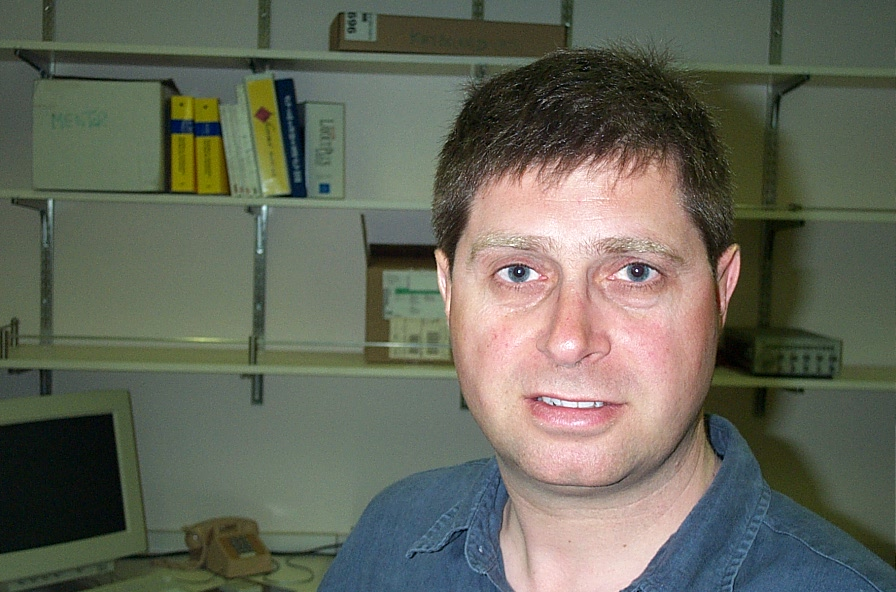
#> input picture 10.face recognition/faces_dataset/test/image_0019.jpg, 896 x 592 px, given in place of the camera
$ jupyter execute --allow-errors face_recognition.ipynb
#> lines starting #> are read from the running program, lines starting #| are printed output that depends on the picture
[cell 1]
# 生物人脸识别系统：人脸定位 + 生物特征识别

[cell 2]
# 从网络摄像头采集和处理视频信息
import cv2

# 指定网络摄像头的ID
cap = cv2.VideoCapture(0)

# 采集图像的比例系数
scaling_factor = 0.5

# capture
while True:
    ret, frame = cap.read()
#> frame is the input picture: shape (592, 896, 3); mean B, G, R 90.5, 103.5, 101.6

    # 调整帧大小
    frame = cv2.resize(frame, None, fx=scaling_factor, fy=scaling_factor,
                       interpolation=cv2.INTER_AREA)
#> frame: shape (296, 448, 3)

    # 显示帧
    cv2.imshow('Webcam', frame)

    # 等待1ms,采集下一帧
    c = cv2.waitKey(1)
#> (key Esc is pressed here)
#> `gray = cv2.cvtColor(frame, cv2.COLOR_BGR2GRAY)`:
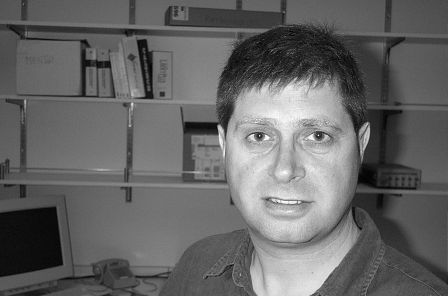
#> gray: shape (296, 448); min 2, max 253, mean 101.6
#> `fact_rects = face_cascade.detectMultiScale(gray, 1.3, 5)`: fact_rects = [[203, 70, 170, 170]]

    # 如果按下 Esc, 退出
    if c==27:
        break

# 释放视频采集对象
cap.release()

# close all opening windows
cv2.destroyAllWindows()

[cell 3]
# 用 Haar 级联创建人脸识别器
import cv2
import numpy as np

# 导入 face/eye/nose 检测级联文件，可用于检测器的训练模型
face_cascade = cv2.CascadeClassifier('cascade_files/haarcascade_frontalface_alt.xml')
# eye_cascade = ...
# nose_cascade = ...

# 确认 face/eye/nose 是否正确加载
if face_cascade.empty():
    raise IOError('Unable to load the face cascade classifier xml file')

# capture
cap = cv2.VideoCapture(0)
scaling_factor = 0.5
#> (the rest of this cell did not finish here and is left out)

#> (a cell that did not finish here is left out)


$ run again, on 10.face recognition/faces_dataset/test/image_0020.jpg
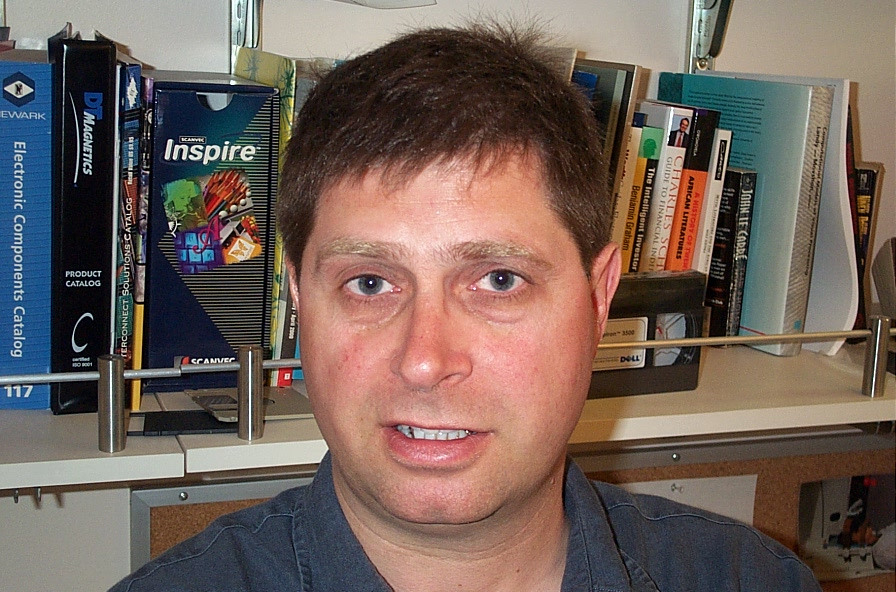
#> input picture 10.face recognition/faces_dataset/test/image_0020.jpg, 896 x 592 px, given in place of the camera
#> frame is the input picture: shape (592, 896, 3); mean B, G, R 90.4, 98, 114.4
#> frame: shape (296, 448, 3)
#> `gray = cv2.cvtColor(frame, cv2.COLOR_BGR2GRAY)`:
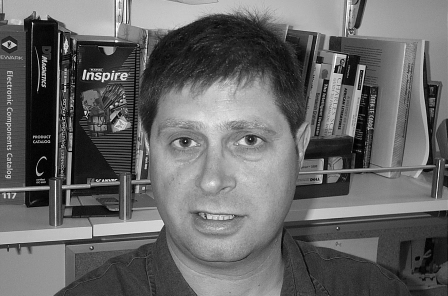
#> gray: shape (296, 448); min 0, max 254, mean 102.1
#> fact_rects = [[131, 74, 174, 174]]

$ run again, on 10.face recognition/faces_dataset/test/image_0021.jpg
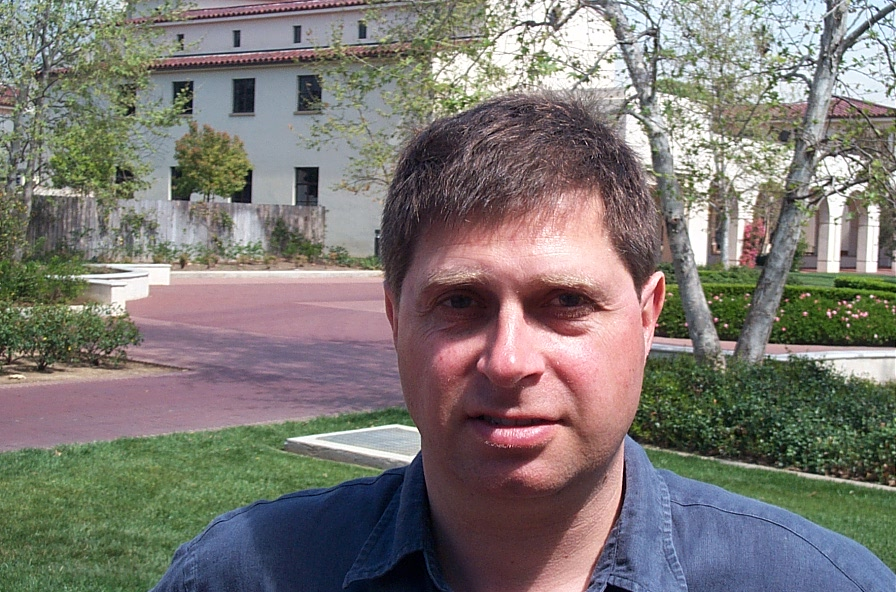
#> input picture 10.face recognition/faces_dataset/test/image_0021.jpg, 896 x 592 px, given in place of the camera
#> frame is the input picture: shape (592, 896, 3); mean B, G, R 115.2, 119.9, 124.6
#> frame: shape (296, 448, 3)
#> `gray = cv2.cvtColor(frame, cv2.COLOR_BGR2GRAY)`:
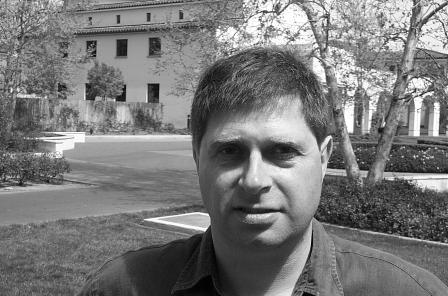
#> gray: shape (296, 448); min 1, max 255, mean 120.9
#> fact_rects = [[187, 100, 141, 141]]

$ run again, on 10.face recognition/faces_dataset/test/image_0039.jpg
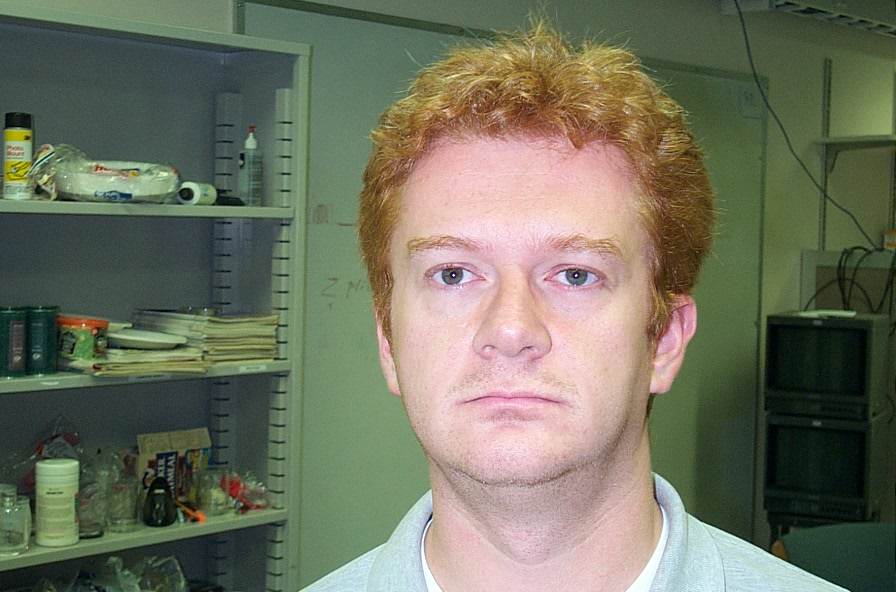
#> input picture 10.face recognition/faces_dataset/test/image_0039.jpg, 896 x 592 px, given in place of the camera
#> frame is the input picture: shape (592, 896, 3); mean B, G, R 96, 114.4, 112.2
#> frame: shape (296, 448, 3)
#> `gray = cv2.cvtColor(frame, cv2.COLOR_BGR2GRAY)`:
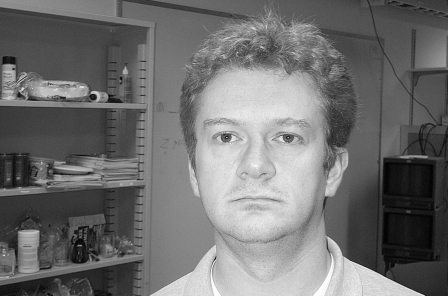
#> gray: shape (296, 448); min 1, max 254, mean 111.8
#> fact_rects = [[175, 75, 163, 163]]
